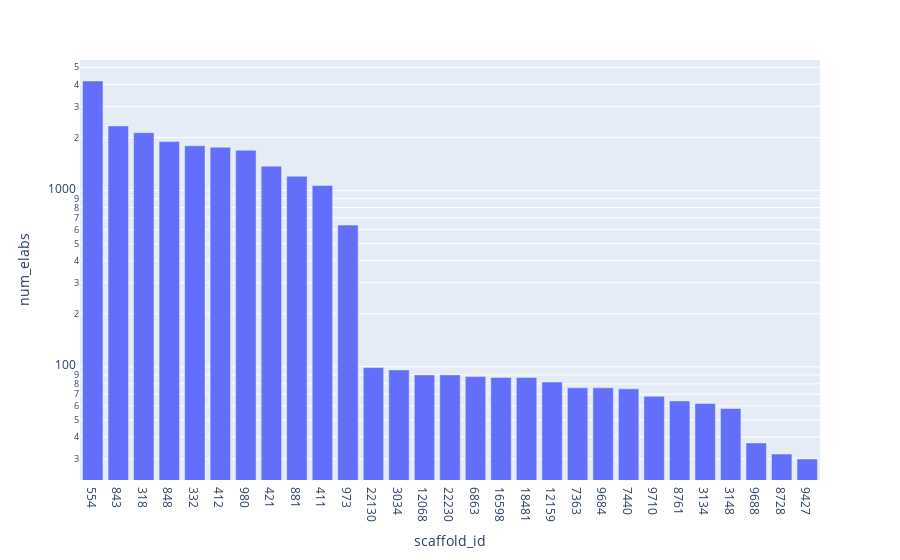

Notebook cell for this chart:
### Code cell
fig = px.bar(df, x="scaffold_id", y="num_elabs", log_y=True)
fig.update_xaxes(type="category")
fig.update_xaxes(categoryorder="total descending")
fig

### Figure 1 — Plotly figure (JSON) as saved in the notebook; plotly's stock layout.template omitted (floating-point values rounded to 4 significant figures)
{"data": [{"alignmentgroup": "True", "hovertemplate": "scaffold_id=%{x}<br>num_elabs=%{y}<extra></extra>", "legendgroup": "", "marker": {"color": "#636efa", "pattern": {"shape": ""}}, "name": "", "offsetgroup": "", "orientation": "v", "showlegend": false, "textposition": "auto", "type": "bar", "x": [3034, 7363, 7440, 881, 8728, 8761, 973, 9427, 9684, 3134, 412, 12068, 12159, 980, 9710, 421, 9688, 411, 6863, 16598, 332, 18481, 318, 22130, 22230, 554, 3148, 848, 843], "xaxis": "x", "y": [96, 76, 75, 1206, 32, 64, 637, 30, 76, 62, 1761, 90, 82, 1693, 68, 1375, 37, 1068, 88, 87, 1795, 87, 2128, 99, 90, 4182, 58, 1895, 2326], "yaxis": "y"}], "layout": {"barmode": "relative", "legend": {"tracegroupgap": 0}, "margin": {"t": 60}, "xaxis": {"anchor": "y", "categoryorder": "total descending", "domain": [0, 1], "title": {"text": "scaffold_id"}, "type": "category"}, "yaxis": {"anchor": "x", "domain": [0, 1], "title": {"text": "num_elabs"}, "type": "log"}}}
